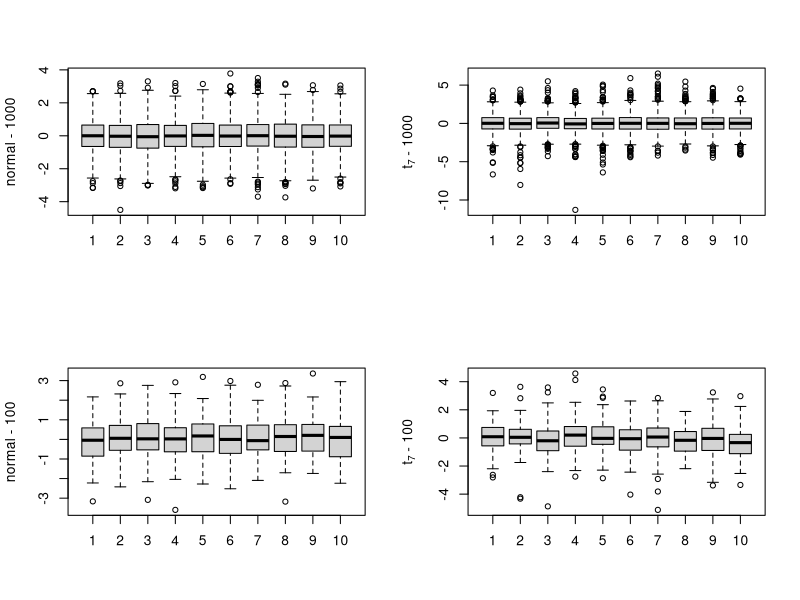
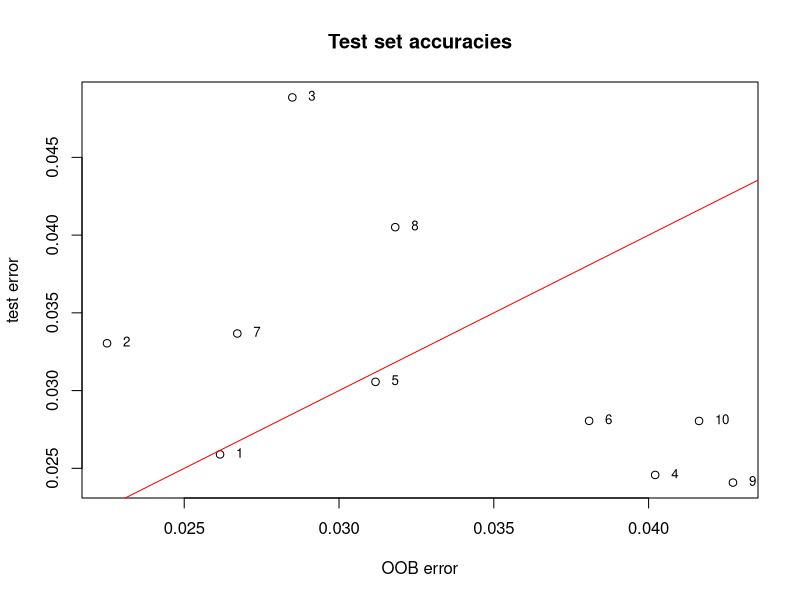
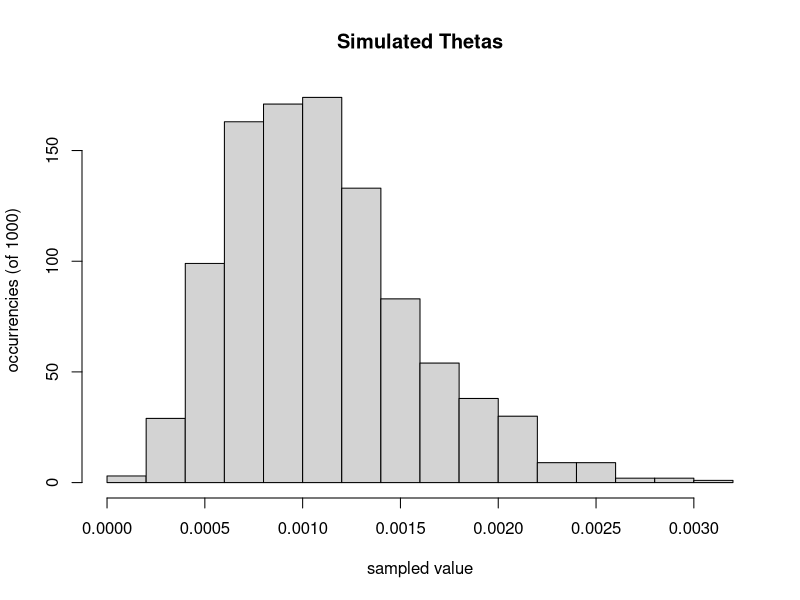
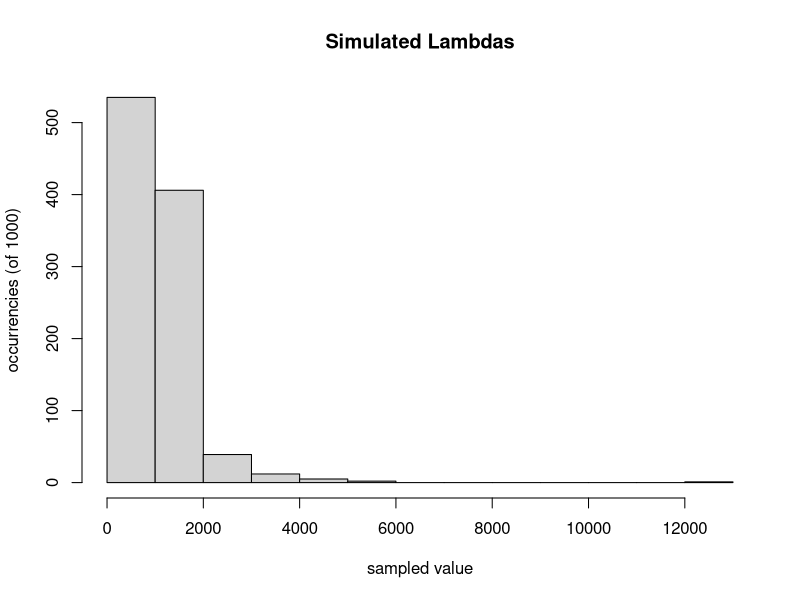

These figures' R source, in order:
## ---- chunk 1
knitr::opts_chunk$set(fig.align = 'center', warning=FALSE, message=FALSE, fig.asp=0.625, dev='png', global.par = TRUE, dev.args=list(pointsize=10), fig.path = 'figs/')
## ---- chunk 2
library(knitr)
local({
  hook_plot = knit_hooks$get('plot')
  knit_hooks$set(plot = function(x, options) {
    paste0('\n\n----\n\n', hook_plot(x, options))
  })
})
## ---- chunk 3
set.seed(151)
oldpar <- par(mfrow=c(2,2))

tenfold1000 <- rep(1:10, rep(1000,10))

boxplot(split(rnorm(1000*10), tenfold1000), ylab="normal - 1000")
boxplot(split(rt(1000*10, 7), tenfold1000),
    ylab=expression(t[7]*" - 1000"))

tenfold100 <- rep(1:10, rep(100, 10))

boxplot(split(rnorm(100*10), tenfold100), ylab="normal - 100")
boxplot(split(rt(100*10, 7), tenfold100),
    ylab=expression(t[7]*" - 100"))

par(oldpar)

## ---- chunk 4
library(MASS)

sapply(MASS::biopsy, function(x)sum(is.na(x)))
biops <- na.omit(MASS::biopsy[,-1])    # Column 1 is ID

## Examine list element names in randomForest object
names(randomForest::randomForest(class~., data=biops))

sapply(MASS::biopsy, function(x)sum(is.na(x)))
biops <- na.omit(MASS::biopsy[,-1])    # Column 1 is ID

## Examine list element names in randomForest object
names(randomForest::randomForest(class~ ., data=biops))

## ---- chunk 5
## Repeated runs, note variation in OOB accuracy.
OOBerr <- c()
for(i in 1:10) {
  biops.rf  <- randomForest::randomForest(class~ ., data=biops)
  OOBerr[i] <- mean(biops.rf$err.rate[,"OOB"])
  
  print(paste(i, ": OOB err = ", round(OOBerr[i], 4), sep=""))
  print(round(biops.rf$confusion, 4))
}
## ---- chunk 6
print(paste("The mean is", round(mean(OOBerr), 5), "while the variance is", round(var(OOBerr), 9)))
## ---- chunk 7
## Repeated train/test splits: OOB accuracy vs test set accuracy.
oobErr <- c()
testErr <- c()
for(i in 1:10){
  trRows <- sample(1:dim(biops)[1], size=round(dim(biops)[1]/2))
  
  biops.rf <- randomForest::randomForest(class~ ., data=biops[trRows, ],
    xtest=biops[-trRows,-10],
    ytest=biops[-trRows,10])
  
  oobErr[i] <- mean(biops.rf$err.rate[,"OOB"])
  testErr[i] <- mean(biops.rf$test$err.rate[,"Test"])
  
  print(round(c(oobErr[i],testErr[i]),4))
}
## ---- chunk 8
print(paste("The mean of the OOB error is", round(mean(oobErr), 5), "while the mean of the test error is", round(mean(testErr), 5)))
#print(paste("The variance between the two errors is", round(var(c(mean(oobErr), mean(testErr))), 6)))
## ---- chunk 9
plot(oobErr,testErr, xlab="OOB error", ylab="test error", main = "Test set accuracies")
text(x=oobErr, y=testErr, labels=seq(1, length(oobErr), 1), pos=4, offset=0.8, cex=0.8)
abline(0, 1, col="red")
## ---- chunk 10
randomForest::randomForest(class~ ., data=biops, xtest=biops[,-10], ytest=biops[,10])
## ---- chunk 11
obs <- c(751, 594, 1213, 1126, 819)    # Observations

s <- sum(obs)                          # Sum of observations
n <- length(obs)                       # Number of observations

replicatesnr <- 1000                   # Number of posterior samples to draw

# Posterior Thetas
theta_sim <- rgamma(replicatesnr, shape=n, rate=s)
hist(theta_sim, breaks=20,
     main="Simulated Thetas",
     xlab="sampled value",
     ylab="occurrencies (of 1000)")

# Posterior Lambdas
lambda_sim <- 1.0/theta_sim
hist(lambda_sim, breaks=16,
     main="Simulated Lambdas",
     xlab="sampled value",
     ylab="occurrencies (of 1000)")

# Estimate of lambda > 1000 | (from the 1000 samples above)
prest_1000 <- sum(lambda_sim > 1000) / replicatesnr    # ~ 0.463


# Estimate of lambda > 1000 | (from n_samples -> +infty)
approx_infty <- 10000000    # The best we can with 16GB RAM (in one run!)
prest_infty <- sum((1.0/rgamma(approx_infty, shape=n, rate=s)) > 1000) / approx_infty    # ~ 0.469
